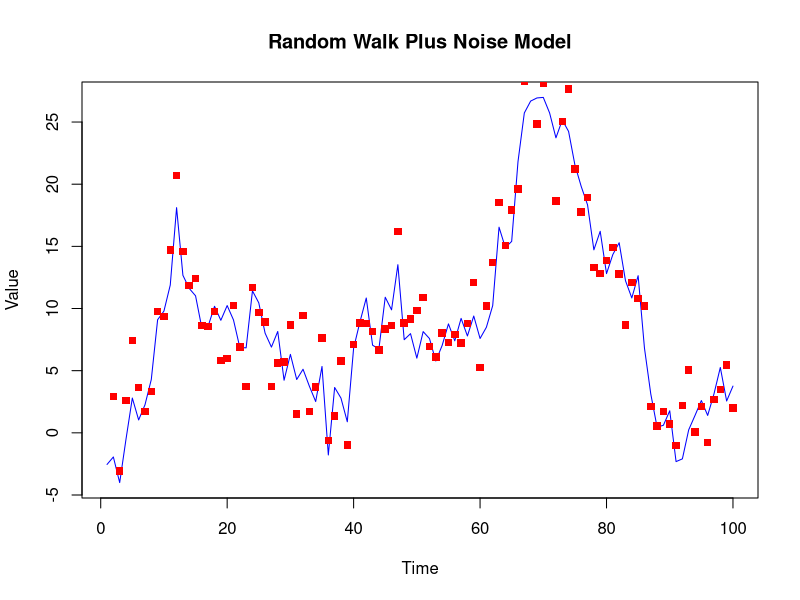
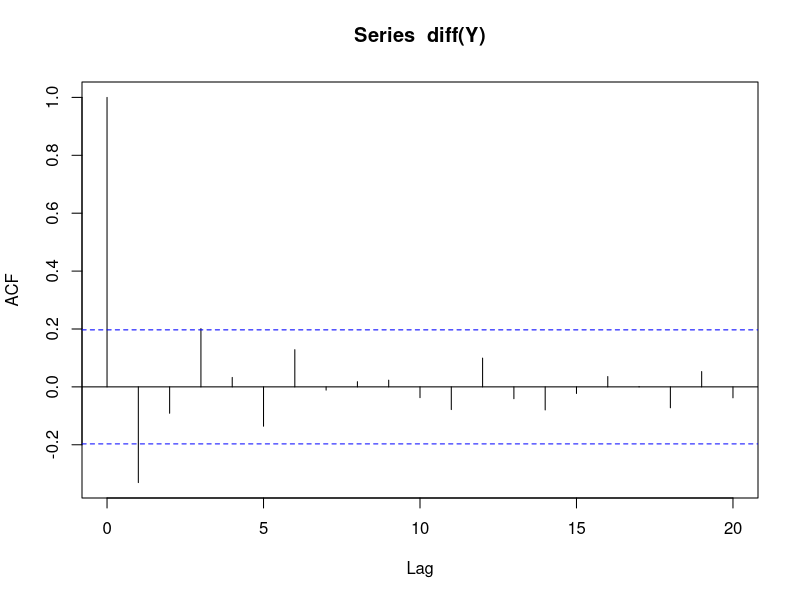

Write R code to recreate these figures, in order.
# Page no.261
# Answer varies due to randomness
set.seed(46)
n <- 100  
sigma_v <- 4 
sigma_w <- 8  
M <- cumsum(rnorm(n, mean = 0, sd = sqrt(sigma_w)))
W <- rnorm(n, mean = 0, sd = sqrt(sigma_v))
Y <- M + W
plot(1:n, M, type = "l", col = "blue", xlab = "Time", ylab = "Value",
     main = "Random Walk Plus Noise Model")
points(1:n, Y, pch = 15, col = "red")
acf(diff(Y), lag.max = 20)
